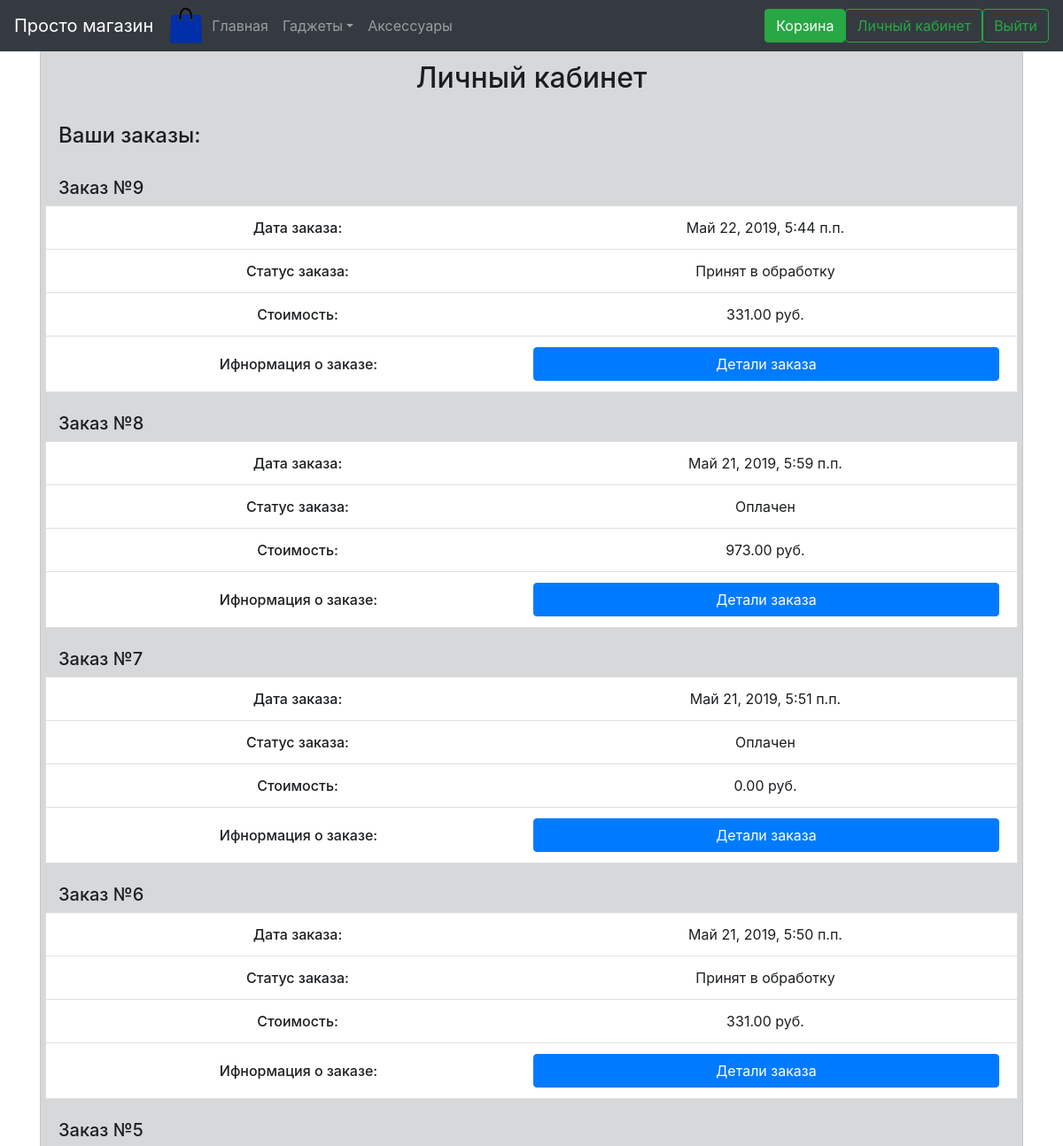
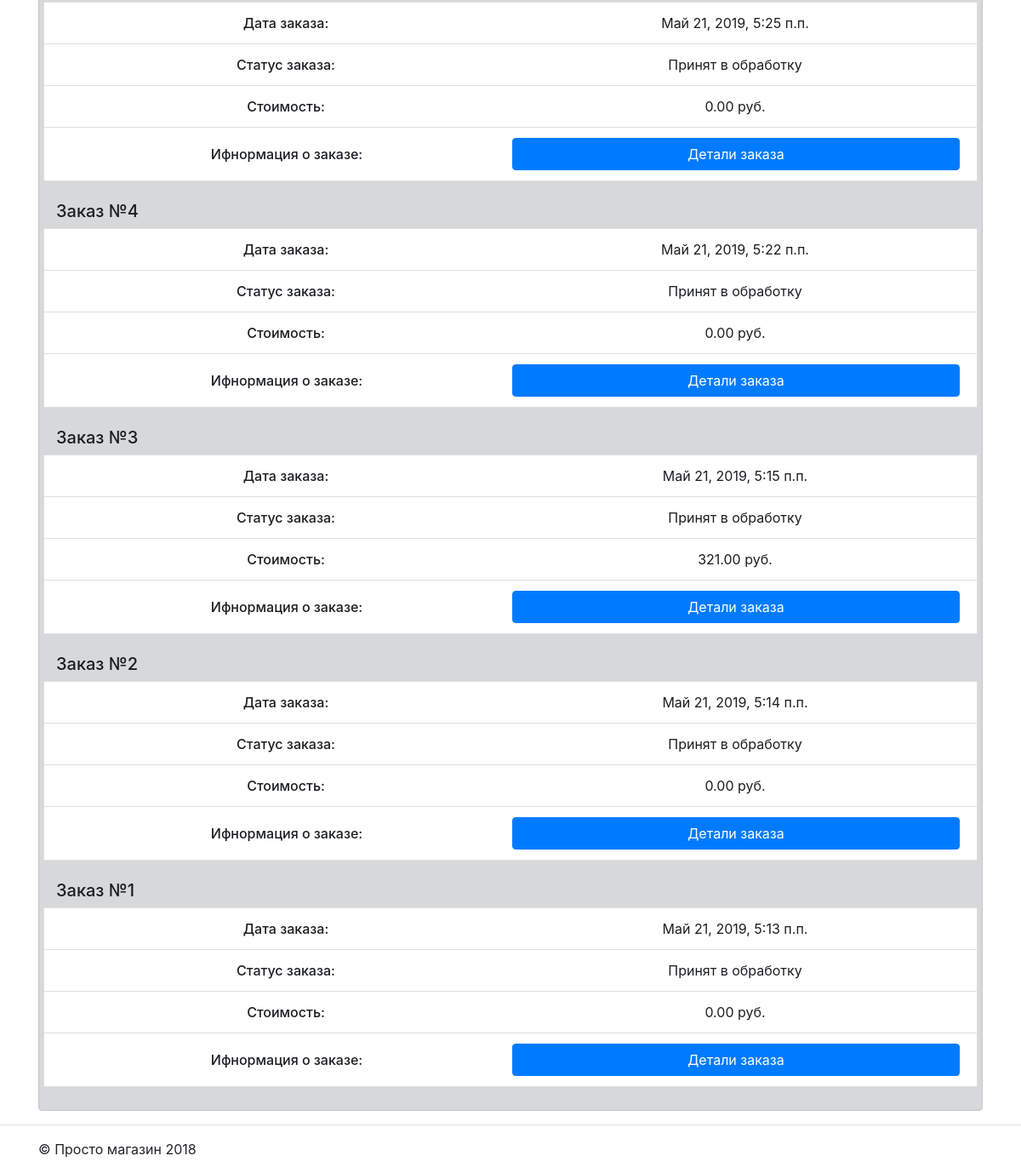
/shop/account/ (signed in), run on an earlier commit of the app's database (2 pictures, top to bottom).
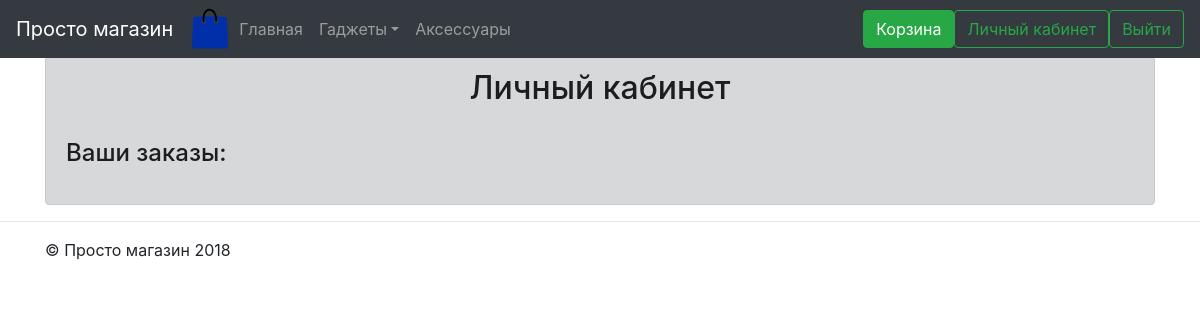
And on a later commit of the database.
### app/models.py (models this page shows)
class Order(models.Model):
    user = models.ForeignKey(settings.AUTH_USER_MODEL, on_delete=models.CASCADE)
    cart = models.ForeignKey(Cart, on_delete=models.CASCADE)
    total = models.DecimalField(max_digits=9, decimal_places=2, default=0)
    first_name = models.CharField(max_length=75)
    last_name = models.CharField(max_length=100)
    phone = models.CharField(max_length=15)
    buying_type = models.CharField(max_length=40, choices=(('Самовывоз', 'Самовывоз'), ('Доставка', 'Доставка')), default='Самовывоз')
    address = models.CharField(max_length=500, default='Самовывоз', blank=True)
    create_date = models.DateTimeField(auto_now_add=True)
    comment = models.TextField()
    status = models.CharField(max_length=100, choices=ORDER_STATUS_CHOICES, default='Принят в обработку')
    def __str__(self):
        return f'Заказ №{self.pk}'

### app/views.py (the view)
# urls.py: path('account/', account_view, name='account'),
def account_view(request):
    context = {}
    try:
        context['orders'] = Order.objects.filter(user=request.user).order_by('-pk')
    except:
        context['orders'] = None
    context['categories'] = Category.objects.all()
    return render(request, 'app/account.html', context)

### templates/app/account.html (shortened to what this page needs)
{% extends "./_base.html" %}
{% load staticfiles %}
{% block content %}
{% include "./includes/navbar.html" %}
<main role="main">
  <div class="container">
    <div class="alert alert-dark" role="alert">
      <h2 class="text-center">Личный кабинет</h2>
      <br>
      <h4>Ваши заказы:</h4>
      <ul class="list-group mb-3 ">
        {% for order in orders %}
          <br>
          <h5>{{ order }}</h5>
          <li class="list-group-item d-flex justify-content-xl-between lh-condensed row product-item align-items-center">
            <h6 class="my-0 col text-center">Дата заказа:</h6>
            <p class="my-0 col text-center">{{ order.create_date }}</p>
          </li>
          <li class="list-group-item d-flex justify-content-xl-between lh-condensed row product-item align-items-center">
            <h6 class="my-0 col text-center">Статус заказа:</h6>
            <p class="my-0 col text-center">{{ order.status }}</p>
          </li>
          <li class="list-group-item d-flex justify-content-xl-between lh-condensed row product-item align-items-center">
            <h6 class="my-0 col text-center">Стоимость:</h6>
            <p class="my-0 col text-center">{{ order.total }} руб.</p>
          </li>
          <li class="list-group-item d-flex justify-content-xl-between lh-condensed row product-item align-items-center">
            <h6 class="my-0 col text-center">Ифнормация о заказе:</h6>
            <button type="button" class="btn btn-primary col" data-toggle="modal" data-target="#exampleModalLongId{{order.pk}}">
              Детали заказа
            </button>
          </li>
        {% endfor %}
      </ul>
    </div>
  </div>
</main>
{% include "./includes/footer.html" %}
{% endblock %}

### templates/app/_base.html (shortened to what this page needs)
<!DOCTYPE html>{% load staticfiles %}
<html lang="en" >
<head>
  <link rel="stylesheet" href="{% static 'bootstrap.min.css' %}">
  <link rel="stylesheet" href="{% static 'main.css' %}">
</head>
<body class="" data-gr-c-s-loaded="true">
{% block content %}
{% endblock %}
</body>
</html>

### templates/app/includes/navbar.html (shortened to what this page needs)
{% load static %}
<nav class="navbar navbar-expand-md navbar-dark fixed-top bg-dark">
  <a class="navbar-brand" href="{% url 'main_page' %}">Просто магазин</a>
  <img src="{% static 'logo.svg' %}" alt="" width="42" height="42">
  <div class="collapse navbar-collapse" id="navbarsExampleDefault">
    <ul class="navbar-nav mr-auto">
      <li class="nav-item">
        <a class="nav-link" href="{% url 'main_page' %}">
          Главная</a>
      </li>
      <li class="nav-item dropdown">
        <a class="nav-link dropdown-toggle" href="#" id="dropdown01"
           data-toggle="dropdown" aria-haspopup="true" aria-expanded="false">
          Гаджеты</a>
      </li>
      <li class="nav-item">
        <a class="nav-link" href="{% url 'empty_section' %}">
          Аксесcуары</a>
      </li>
    </ul>
    <a class="btn btn-outline-success my-2 my-sm-0 active" role="button"
       href="{% url 'cart' %}">
      Корзина</a>
    {% if request.user.is_authenticated %}
      <a class="btn btn-outline-success my-2 my-sm-0" role="button"
         href="{% url 'account' %}">
        Личный кабинет</a>
      <a class="btn btn-outline-success my-2 my-sm-0" role="button"
           href="{% url 'logout' %}">
          Выйти</a>
    {% else %}
      <a class="btn btn-outline-success my-2 my-sm-0" role="button"
         href="{% url 'login' %}">
        Войти</a>
    {% endif%}
  </div>
</nav>

### templates/app/includes/footer.html
<hr>
<footer class="container">
  <p>© Просто магазин 2018</p>
</footer>

What changed in the data, as far as the page shows it:
removed Order: id "Заказ №9", create_date "Май 22, 2019, 5:44 п.п.", status "Принят в обработку", total "331.00"
removed Order: id "Заказ №8", create_date "Май 21, 2019, 5:59 п.п.", status "Оплачен", total "973.00"
removed Order: id "Заказ №7", create_date "Май 21, 2019, 5:51 п.п.", status "Оплачен", total "0.00"
removed Order: id "Заказ №6", create_date "Май 21, 2019, 5:50 п.п.", status "Принят в обработку", total "331.00"
removed Order: id "Заказ №5", create_date "Май 21, 2019, 5:25 п.п.", status "Принят в обработку", total "0.00"
removed Order: id "Заказ №4", create_date "Май 21, 2019, 5:22 п.п.", status "Принят в обработку", total "0.00"
removed Order: id "Заказ №3", create_date "Май 21, 2019, 5:15 п.п.", status "Принят в обработку", total "321.00"
removed Order: id "Заказ №2", create_date "Май 21, 2019, 5:14 п.п.", status "Принят в обработку", total "0.00"
removed Order: id "Заказ №1", create_date "Май 21, 2019, 5:13 п.п.", status "Принят в обработку", total "0.00"
